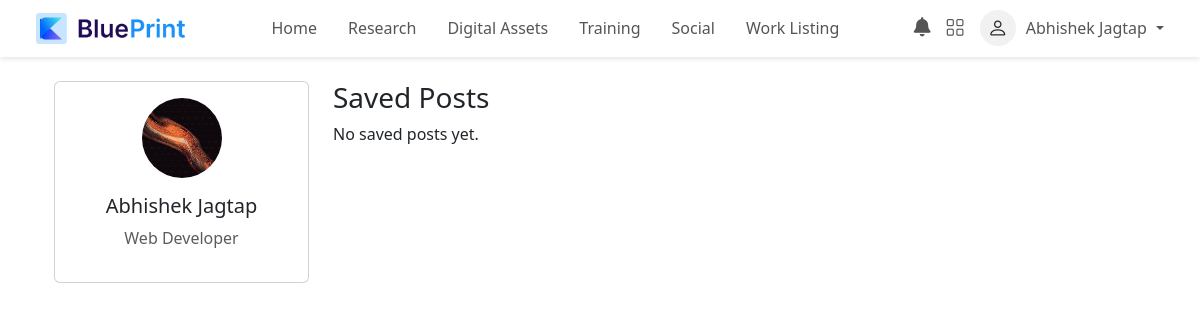
Page /saved_posts/ (signed in) on the committed database.
### Users/models.py (models this page shows, shortened)
class CustomUser(AbstractUser):
    PROFESSIONAL = 'professional'
    ORGANIZATIONAL = 'organizational'
    INSTRUCTOR = 'instructor'
    INSTITUTIONAL = 'institutional'
    USER_TYPE_CHOICES = [
        (PROFESSIONAL, 'Professional'),
        (ORGANIZATIONAL, 'Organizational'),
        (INSTRUCTOR, 'Instructor'),
        (INSTITUTIONAL, 'Institutional'),
    ]
    user_type = models.CharField(
        max_length=20,
        choices=USER_TYPE_CHOICES,
        default=PROFESSIONAL,
    )
    full_name = models.CharField(max_length=255, blank=True, null=True)  # Add this field

class UserProfile(models.Model):
    user = models.OneToOneField(CustomUser, on_delete=models.CASCADE)
    bio = models.TextField(blank=True, null=True)
    website = models.URLField(blank=True, null=True)
    profile_image = models.ImageField(upload_to='profile_pics/', blank=True, null=True)
    cover_image = models.ImageField(upload_to='cover_images/', blank=True, null=True)

### Users/views.py (the view)
# urls.py: path('saved_posts/', views.saved_posts, name='saved_posts'),
@login_required
def saved_posts(request):
    user_profile = request.user.userprofile
    saved_posts = user_profile.saved_posts.all()
    return render(request, 'saved_posts.html', {'saved_posts': saved_posts})

### Users/context_processors.py (called while the page is built)
def navbar_counts(request):
    if request.user.is_authenticated:
        received_followers = FollowRequest.objects.filter(to_user=request.user, status='accepted').count()
        sent_followers = FollowRequest.objects.filter(from_user=request.user, status='accepted').count()
        return {
            'message_count': Message.objects.filter(receiver=request.user, is_read=False).count(),  # Count unread messages
            'request_count': FollowRequest.objects.filter(to_user=request.user, status='pending').count(),
            'followers_count': received_followers + sent_followers  # Count both sides
        }
    return {}

def unread_messages_count(request):
    if request.user.is_authenticated:
        unread_messages = Message.objects.filter(receiver=request.user, is_read=False).order_by('-timestamp')
        unread_count = unread_messages.count()
        latest_message = unread_messages.first()  # Get latest unread message
        latest_message_info = {
            "id": latest_message.id if latest_message else None,
            "sender": latest_message.sender.first_name if latest_message else None
        }
        return {
            "unread_messages": unread_count,
            "latest_unread_message": latest_message_info
        }
    return {}

def cart_context(request):
    cart_count = CartItem.objects.filter(user=request.user).count() if request.user.is_authenticated else 0
    return {'cart_count': cart_count}

### Users/templates/saved_posts.html (shortened to what this page needs)
{% extends 'dashboard.html' %}
{% load static %}
{% block content %}
<div class="container mt-4">
    <div class="row">
        <div class="col-md-3">
            <div class="card mb-3">
                <div class="card-body text-center">
                    <img src="{% if request.user.userprofile.profile_image %}{{ request.user.userprofile.profile_image.url }}{% else %}{% static 'images/Profile-default.png' %}{% endif %}"
                        alt="Profile Image" class="rounded-circle mb-3" width="80" height="80">
                    <h5>{{ request.user.get_full_name }}</h5>
                    <p class="text-muted">Web Developer</p>
                </div>
            </div>
        </div>
        <div class="col-md-9">
            <h3>Saved Posts</h3>
            <div class="row">
                {% for post in saved_posts %}
                <div class="col-md-4">
                    <div class="card mb-3">
                        <div class="card-header d-flex justify-content-between align-items-center">
                            <div>
                                <img src="{{ post.user_profile.profile_image.url }}" class="rounded-circle" width="40" height="40" alt="Profile Image">
                                <span class="ms-2">{{ post.user_profile.user.get_full_name }}</span>
                            </div>
                            <span class="text-muted small">{{ post.created_at|date:"M d, Y" }}</span>
                        </div>
                        {% if post.image %}
                        <img src="{{ post.image.url }}" class="card-img-top" alt="Post Image">
                        {% endif %}
                        <div class="card-body">
                            <p class="card-text">{{ post.caption }}</p>
                            <div class="d-flex justify-content-between align-items-center">
                                <div>
                                    <button class="btn btn-light like-btn" data-post-id="{{ post.id }}">
                                        <i class="bi bi-heart{% if request.user.userprofile in post.likes.all %}-fill{% endif %}"></i>
                                        <span class="like-count">{{ post.likes.count }}</span>
                                    </button>
                                    <button class="btn btn-light comment-btn" data-post-id="{{ post.id }}">
                                        <i class="bi bi-chat"></i> {{ post.comments.count }}
                                    </button>
                                </div>
                                <button class="btn btn-danger unsave-post-btn" data-post-id="{{ post.id }}">
                                    <i class="bi bi-bookmark-dash"></i> Unsave
                                </button>
                            </div>
                        </div>
                    </div>
                </div>
                {% empty %}
                <p>No saved posts yet.</p>
                {% endfor %}
            </div>
        </div>
    </div>
</div>
{% endblock %}

### Dashboard/templates/dashboard.html (shortened to what this page needs)
{% load static %}
<!DOCTYPE html>
<html lang="en">
<head>
  <link href="https://cdn.jsdelivr.net/npm/bootstrap@5.3.0-alpha3/dist/css/bootstrap.min.css" rel="stylesheet">
  <link href="https://cdn.jsdelivr.net/npm/bootstrap-icons/font/bootstrap-icons.css" rel="stylesheet">
  <link rel="stylesheet" type="text/css" href="https://cdn.jsdelivr.net/npm/toastify-js/src/toastify.min.css">
  <link rel="stylesheet" href="https://cdnjs.cloudflare.com/ajax/libs/font-awesome/6.7.2/css/all.min.css" />
</head>
<body>
  <nav class="navbar navbar-expand-lg px-4 py-2">
    <div class="container-fluid">
      <a class="navbar-brand" href="#">
        <img src="{% static 'images/logo.png' %}" alt="Logo">
      </a>
      <div class="collapse navbar-collapse" id="navbarNav">
        <div class="nav-center">
          <ul class="navbar-nav">
            <li class="nav-item">
              <a class="nav-link {% if request.path == '/dashboard/' %}home-active{% endif %}" href="{% url 'dashboard_new' %}">Home</a>
            </li>
            <li class="nav-item">
              <a class="nav-link {% if request.path == '/research/' %}research-active{% endif %}" href="#">Research</a>
            </li>
            <li class="nav-item">
              <a class="nav-link {% if request.path == '/digitalassets/' %}digital-assets-active{% endif %}" href="{% url 'digitalassets' %}">Digital Assets</a>
            </li>
            <li class="nav-item">
              <a class="nav-link {% if request.path == '/training/' %}training-active{% endif %}" href="{% url 'traning' %}">Training</a>
            </li>
            <li class="nav-item">
              <a class="nav-link {% if request.path == '/social/' %}social-active{% endif %}" href="{% url 'timeline' %}">Social</a>
            </li>
            <li class="nav-item">
              <a class="nav-link " href="{% if user.user_type == 'organizational' %}{% url 'search_talent' %}{% else %}{% url 'work_listing' %}{% endif %}">
                {% if user.user_type == 'organizational' %}Search Talent{% else %}Work Listing{% endif %}
              </a>
            </li>
          </ul>
        </div>
        <div class="d-flex align-items-center">
          <div class="notification-container">
            <a href="{% url 'notifications_page' %}">
              <i class="fas fa-bell notification-icon"></i>
            </a>
          </div>
          <div class="icon-container">
            <i class="bi bi-grid" id="appsToggle"></i>
          </div>
          <div class="profile-section dropdown">
            <div class="profile-icon">
              <i class="bi bi-person fs-5"></i>
            </div>
            <span class="dropdown-toggle" data-bs-toggle="dropdown" aria-expanded="false">
              {{ user.first_name }} {{ user.last_name }}
            </span>
          </div>
        </div>
      </div>
    </div>
  </nav>
  <div class="container my-4">
    {% block content %}
    {% endblock %}
  </div>
</body>
</html>

### Dashboard/templates/dashboard.html (style rules this page uses)
.navbar { background-color: #ffffff; box-shadow: 0px 2px 5px rgba(0, 0, 0, 0.1); }
.navbar-brand { display: flex; align-items: center; font-size: 1.5rem; font-weight: bold; color: #043959; }
.navbar-brand img { width: 150px; margin-right: 10px; }
.nav-center { flex-grow: 1; display: flex; justify-content: center; }
.navbar-nav { display: flex; align-items: center; }
.nav-link { color: #555; font-weight: 500; margin-right: 15px; padding: 5px 15px; border-radius: 20px; transition: all 0.3s ease; font-size: 1rem; text-transform: capitalize; }
.icon-container { margin-right: 15px; position: relative; }
.icon-container i { font-size: 1.2rem; color: #555; cursor: pointer; }
.notification-container { position: relative; display: inline-block; margin-right: 15px; }
.notification-icon { font-size: 1.2rem; color: #555; cursor: pointer; position: relative; }
.profile-section { display: flex; align-items: center; position: relative; }
.profile-icon { width: 36px; height: 36px; border-radius: 50%; background-color: #f1f1f1; display: flex; justify-content: center; align-items: center; margin-right: 10px; }
.profile-section .dropdown-toggle { color: #555; font-weight: 500; font-size: 1rem; }
.profile-section .dropdown-toggle::after { margin-left: 5px; }

### rows in the picture
CustomUser: first_name "Abhishek", last_name "Jagtap", profile_image (picture), user.get_full_name "Abhishek Jagtap"
